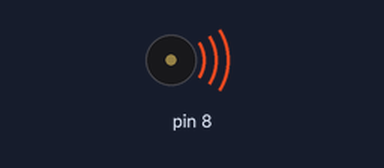
Simulated run of this sketch. Board: Arduino Uno, built with avr-gcc and run on an emulated ATmega328P. Parts: buzzer (waves = sounding).

Above: at 0.1 s.
At 15.7 s:
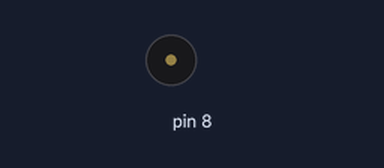
Timing chart, 0 to 17.2 s (numbered marks = the images above):
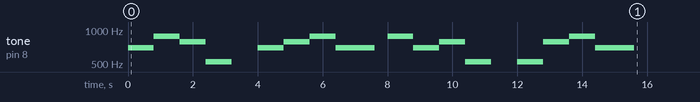

The sketch:

TYAIMU_BGM.ino
```cpp
void setup()
{
    tone(8, 698);
    delay(800);
    tone(8, 880);
    delay(800);
    tone(8, 784);
    delay(800);
    tone(8, 523);
    delay(800);
    noTone(8);
    delay(800);
    tone(8, 698);
    delay(800);
    tone(8, 784);
    delay(800);
    tone(8, 880);
    delay(800);
    tone(8, 698);
    delay(1200);
    noTone(8);
    delay(400);
    tone(8, 880);
    delay(800);
    tone(8, 698);
    delay(800);
    tone(8, 784);
    delay(800);
    tone(8, 523);
    delay(800);
    noTone(8);
    delay(800);
    tone(8, 523);
    delay(800);
    tone(8, 784);
    delay(800);
    tone(8, 880);
    delay(800);
    tone(8, 698);
    delay(1200);
    noTone(8);
    delay(400);
}

void loop()
{

}
```
